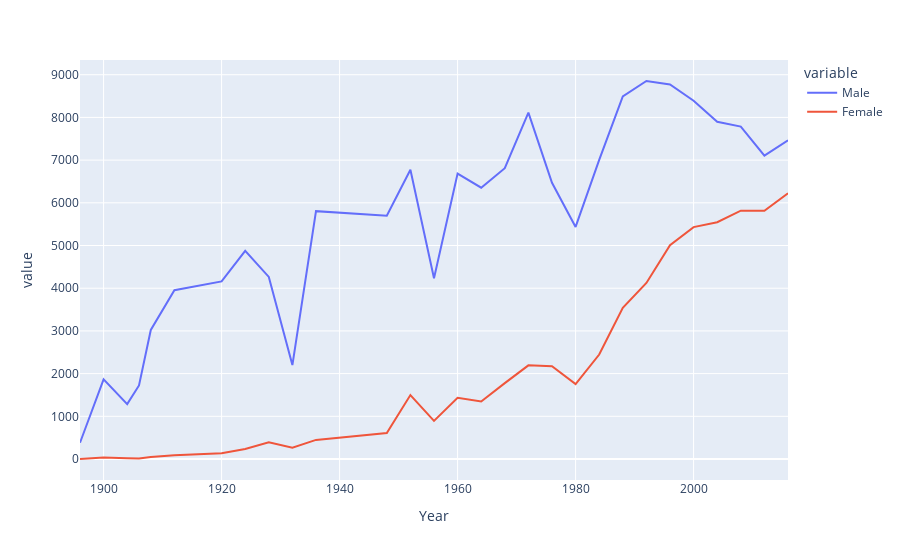

The notebook cell saved with this chart:
### Code cell
final = men.merge(women, on='Year', how='left')
final = final.rename(columns={'Name_x':'Male','Name_y':'Female'})
final = final.fillna(0)
fig = px.line(final, x='Year', y=['Male', 'Female'])
fig.show()

### Figure 1 — Plotly figure (JSON) as saved in the notebook; plotly's stock layout.template omitted (floating-point values rounded to 4 significant figures)
{"data": [{"hovertemplate": "variable=Male<br>Year=%{x}<br>value=%{y}<extra></extra>", "legendgroup": "Male", "line": {"color": "#636efa", "dash": "solid"}, "marker": {"symbol": "circle"}, "mode": "lines", "name": "Male", "orientation": "v", "showlegend": true, "type": "scatter", "x": [1896, 1900, 1904, 1906, 1908, 1912, 1920, 1924, 1928, 1932, 1936, 1948, 1952, 1956, 1960, 1964, 1968, 1972, 1976, 1980, 1984, 1988, 1992, 1996, 2000, 2004, 2008, 2012, 2016], "xaxis": "x", "y": [380.0, 1865.0, 1285.0, 1722.0, 3022.0, 3953.0, 4158.0, 4876.0, 4265.0, 2200.0, 5804.0, 5698.0, 6773.0, 4234.0, 6684.0, 6354.0, 6811.0, 8111.0, 6469.0, 5435.0, 7007.0, 8494.0, 8853.0, 8772.0, 8390.0, 7897.0, 7786.0, 7105.0, 7465.0], "yaxis": "y"}, {"hovertemplate": "variable=Female<br>Year=%{x}<br>value=%{y}<extra></extra>", "legendgroup": "Female", "line": {"color": "#EF553B", "dash": "solid"}, "marker": {"symbol": "circle"}, "mode": "lines", "name": "Female", "orientation": "v", "showlegend": true, "type": "scatter", "x": [1896, 1900, 1904, 1906, 1908, 1912, 1920, 1924, 1928, 1932, 1936, 1948, 1952, 1956, 1960, 1964, 1968, 1972, 1976, 1980, 1984, 1988, 1992, 1996, 2000, 2004, 2008, 2012, 2016], "xaxis": "x", "y": [0.0, 33.0, 16.0, 11.0, 47.0, 87.0, 134.0, 234.0, 391.0, 265.0, 447.0, 610.0, 1497.0, 893.0, 1435.0, 1348.0, 1777.0, 2193.0, 2172.0, 1756.0, 2447.0, 3543.0, 4124.0, 5008.0, 5431.0, 5546.0, 5816.0, 5815.0, 6223.0], "yaxis": "y"}], "layout": {"legend": {"title": {"text": "variable"}, "tracegroupgap": 0}, "margin": {"t": 60}, "xaxis": {"anchor": "y", "domain": [0, 1], "title": {"text": "Year"}}, "yaxis": {"anchor": "x", "domain": [0, 1], "title": {"text": "value"}}}}
